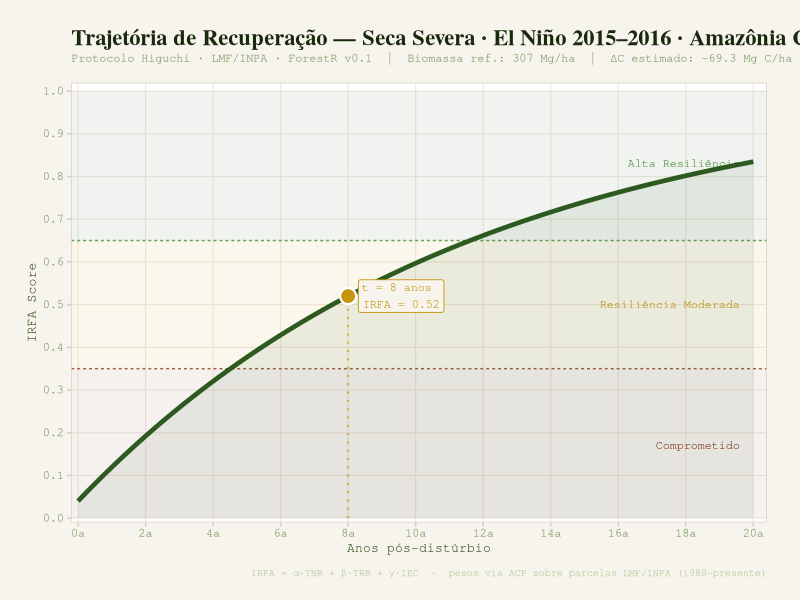
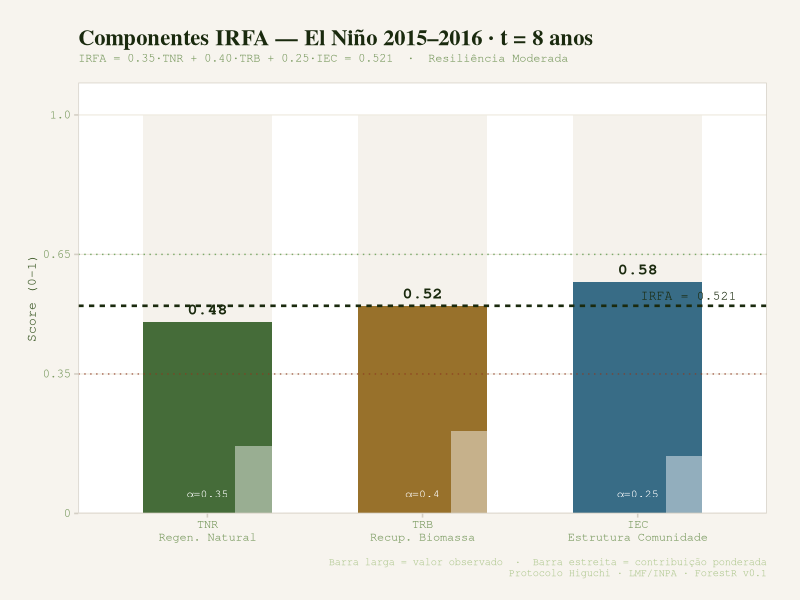
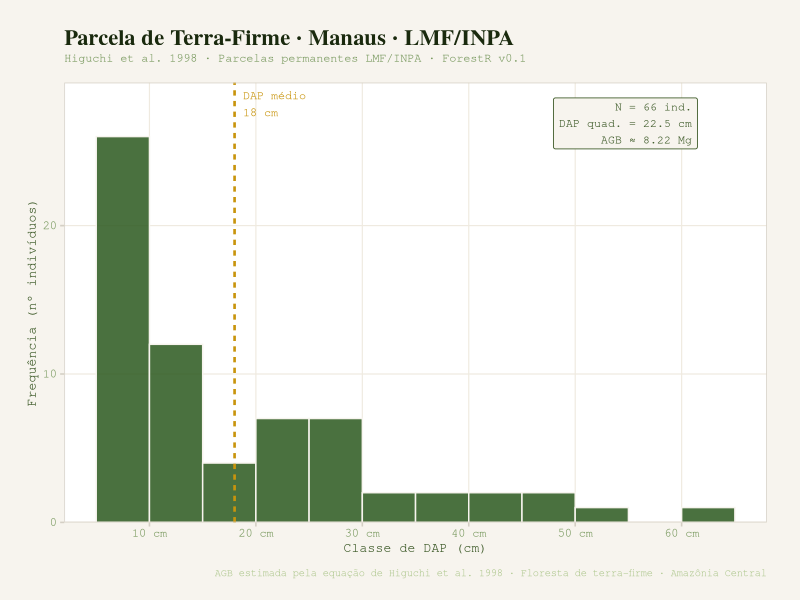

Source code (R) for these figures, in order:
# ══════════════════════════════════════════════════════════════════
#  ForestR — Análise de Florestas Tropicais
#  BIODATUM v0.1
#  Autora: Sabrina Castro · PPGCASA/UFAM · 2026
# ══════════════════════════════════════════════════════════════════
#
#  COMO USAR:
#  1. Selecione tudo (Ctrl+A) e execute (Ctrl+Enter)
#  2. Role até o final e rode os exemplos linha a linha
#
# ══════════════════════════════════════════════════════════════════

# ── DEPENDÊNCIAS ─────────────────────────────────────────────────
if (!requireNamespace("dplyr",   quietly = TRUE)) install.packages("dplyr")
if (!requireNamespace("ggplot2", quietly = TRUE)) install.packages("ggplot2")
if (!requireNamespace("scales",  quietly = TRUE)) install.packages("scales")

library(dplyr)
library(ggplot2)
library(scales)


# ══════════════════════════════════════════════════════════════════
#  TEMA VISUAL FORESTR
#  Paleta inspirada na floresta de terra-firme da Amazônia Central
# ══════════════════════════════════════════════════════════════════

FC <- list(
  moss  = "#2d5a20", fern  = "#4a8c38", leaf = "#6db855",
  bark  = "#8b6010", amber = "#c8940c", clay = "#8c3820",
  water = "#1e5a78", bg    = "#f7f4ee", bg2  = "#efeae0",
  rule  = "#d4cfc4", ink   = "#1a2a0e", ink2 = "#3d5a28",
  ink3  = "#7a9a60", ink4  = "#b0c890"
)

theme_forestr <- function(base_size = 12) {
  theme_minimal(base_size = base_size) %+replace% theme(
    plot.background  = element_rect(fill = FC$bg,  color = NA),
    panel.background = element_rect(fill = "#fff", color = NA),
    panel.border     = element_rect(color = FC$rule, fill = NA, linewidth = 0.5),
    panel.grid.major = element_line(color = FC$bg2, linewidth = 0.4),
    panel.grid.minor = element_blank(),
    plot.title    = element_text(family = "serif", face = "bold",
                                 size = base_size * 1.35, color = FC$ink,
                                 hjust = 0, margin = margin(b = 4)),
    plot.subtitle = element_text(family = "mono", size = base_size * 0.72,
                                 color = FC$ink3,  hjust = 0,
                                 margin = margin(b = 14)),
    plot.caption  = element_text(family = "mono", size = base_size * 0.62,
                                 color = FC$ink4,  hjust = 1,
                                 margin = margin(t = 10)),
    plot.margin   = margin(20, 24, 16, 20),
    axis.title    = element_text(family = "mono", size = base_size * 0.78,
                                 color = FC$ink2),
    axis.text     = element_text(family = "mono", size = base_size * 0.72,
                                 color = FC$ink3),
    axis.ticks    = element_line(color = FC$rule),
    legend.background = element_rect(fill = FC$bg, color = NA),
    legend.key        = element_rect(fill = FC$bg, color = NA),
    legend.title  = element_text(family = "mono", size = base_size * 0.72,
                                 color = FC$ink2),
    legend.text   = element_text(family = "mono", size = base_size * 0.70,
                                 color = FC$ink3),
    strip.background = element_rect(fill = FC$bg2, color = NA),
    strip.text    = element_text(family = "mono", size = base_size * 0.75,
                                 color = FC$moss, face = "bold")
  )
}


# ══════════════════════════════════════════════════════════════════
# ═════════════════════════════════════════════════════════════════
#  MÓDULO 1 — EQUAÇÕES ALOMÉTRICAS TROPICAIS
#  Fonte: Equacoes_Alometricas_Tropicais_BIODATUM.pdf · BIODATUM/PPGCASA/UFAM · 2026
# ═════════════════════════════════════════════════════════════════

#' Catálogo das equações alométricas incorporadas ao ForestR
#' @return data.frame com identificadores, região, variáveis e fórmula resumida

equacoes_alometricas <- function() {
  data.frame(
    id = c(
      "higuchi_1994", "higuchi_1998", "chambers_2001", "chave_2005",
      "nogueira_2008", "djomo_2010", "fayolle_2013", "ngomanda_2014",
      "fayolle_2018", "fayolle_2024_bgb", "brown_1997", "komiyama_2008",
      "basuki_2009_dipterocarpus", "chave_2014_h", "chave_2014_e",
      "kenzo_2009", "baia_2025_hd", "rutishauser_2013_hd"
    ),
    regiao = c(
      "Amazonia", "Amazonia", "Amazonia", "Pantropical", "Amazonia",
      "Congo", "Congo", "Congo", "Congo", "Congo", "Sudeste Asiatico",
      "Sudeste Asiatico", "Sudeste Asiatico", "Pantropical", "Pantropical",
      "Sudeste Asiatico", "Amazonia", "Sudeste Asiatico"
    ),
    referencia = c(
      "Higuchi et al. (1994)", "Higuchi et al. (1998)", "Chambers et al. (2001)",
      "Chave et al. (2005)", "Nogueira et al. (2008)", "Djomo et al. (2010)",
      "Fayolle et al. (2013)", "Ngomanda et al. (2014)", "Fayolle et al. (2018)",
      "Fayolle et al. (2024)", "Brown et al. (1997)", "Komiyama et al. (2008)",
      "Basuki et al. (2009)", "Chave et al. (2014) - modelo I",
      "Chave et al. (2014) - modelo II", "Kenzo et al. (2009)",
      "Baia et al. (2025)", "Rutishauser et al. (2013)"
    ),
    formula = c(
      "AGB = exp(-1.754 + 2.665*ln(DAP))",
      "DAP < 20: AGB = 0.0576*DAP^2.665; DAP >= 20: AGB = 0.1281*DAP^2.170",
      "AGB = exp(-2.289 + 2.649*ln(DAP) - 0.021*ln(DAP)^2)",
      "AGB = wd*exp(-1.499 + 2.148*ln(DAP) + 0.207*ln(DAP)^2 - 0.0281*ln(DAP)^3)",
      "AGB = 0.0332*DAP^2.695",
      "AGB = exp(-2.9826 + 2.3656*ln(DAP))",
      "AGB = exp(-1.803 + 2.310*ln(DAP) + 0.967*ln(wd))",
      "AGB = exp(-2.6077 + 2.4638*ln(DAP))",
      "AGB = 0.0736*(wd*DAP^2*H)^0.973",
      "BGB = 0.324*AGB^1.135",
      "AGB = exp(-2.134 + 2.530*ln(DAP))",
      "AGB = 0.251*wd*DAP^2.46",
      "AGB = 0.1527*DAP^2.39",
      "AGB = 0.0673*(wd*DAP^2*H)^0.976",
      "AGB = exp(-2.024 + 2.481*ln(DAP) + 0.434*ln(wd) - E)",
      "AGB = exp(-2.00 + 2.39*ln(DAP))",
      "Modelo altura-DAP local; coeficientes nao detalhados no PDF",
      "Modelo com DAP, H e wd; coeficientes nao detalhados no PDF"
    ),
    variaveis = c(
      "dap", "dap", "dap", "dap, wd", "dap", "dap", "dap, wd", "dap",
      "dap, altura, wd", "agb", "dap", "dap, wd", "dap", "dap, altura, wd",
      "dap, wd, e", "dap", "dap, altura", "dap, altura, wd"
    ),
    stringsAsFactors = FALSE
  )
}

validar_dap <- function(dap) {
  if (any(dap <= 0, na.rm = TRUE)) stop("DAP deve ser > 0.")
}

validar_parametro <- function(x, nome) {
  if (is.null(x)) stop(sprintf("Parametro '%s' e obrigatorio para esta equacao.", nome))
  if (any(x <= 0, na.rm = TRUE)) stop(sprintf("Parametro '%s' deve ser > 0.", nome))
}

#' Biomassa acima do solo por equações alométricas tropicais
#' @param dap DAP em cm
#' @param altura Altura em m, quando requerida
#' @param wd Densidade da madeira em g/cm3, quando requerida
#' @param e Fator ambiental E de Chave et al. (2014), quando requerido
#' @param agb Biomassa acima do solo em kg, para equações de BGB
#' @param equacao Identificador em equacoes_alometricas()$id
#' @return Biomassa em kg/arvore

biomassa_alometrica <- function(dap = NULL, altura = NULL, wd = 0.6, e = NULL,
                                agb = NULL, equacao = "higuchi_1998") {
  eq <- match.arg(equacao, equacoes_alometricas()$id)

  if (eq == "fayolle_2024_bgb") {
    validar_parametro(agb, "agb")
    return(0.324 * agb^1.135)
  }

  validar_parametro(dap, "dap")

  switch(eq,
    higuchi_1994 = exp(-1.754 + 2.665 * log(dap)),
    higuchi_1998 = ifelse(dap < 20,
                          0.0576 * dap^2.665,
                          0.1281 * dap^2.170),
    chambers_2001 = exp(-2.289 + 2.649 * log(dap) - 0.021 * log(dap)^2),
    chave_2005 = {
      validar_parametro(wd, "wd")
      wd * exp(-1.499 + 2.148 * log(dap) + 0.207 * log(dap)^2 - 0.0281 * log(dap)^3)
    },
    nogueira_2008 = 0.0332 * dap^2.695,
    djomo_2010 = exp(-2.9826 + 2.3656 * log(dap)),
    fayolle_2013 = {
      validar_parametro(wd, "wd")
      exp(-1.803 + 2.310 * log(dap) + 0.967 * log(wd))
    },
    ngomanda_2014 = exp(-2.6077 + 2.4638 * log(dap)),
    fayolle_2018 = {
      validar_parametro(altura, "altura")
      validar_parametro(wd, "wd")
      0.0736 * (wd * dap^2 * altura)^0.973
    },
    brown_1997 = exp(-2.134 + 2.530 * log(dap)),
    komiyama_2008 = {
      validar_parametro(wd, "wd")
      0.251 * wd * dap^2.46
    },
    basuki_2009_dipterocarpus = 0.1527 * dap^2.39,
    chave_2014_h = {
      validar_parametro(altura, "altura")
      validar_parametro(wd, "wd")
      0.0673 * (wd * dap^2 * altura)^0.976
    },
    chave_2014_e = {
      validar_parametro(wd, "wd")
      if (is.null(e)) stop("Parametro 'e' e obrigatorio para Chave et al. (2014) modelo II.")
      exp(-2.024 + 2.481 * log(dap) + 0.434 * log(wd) - e)
    },
    kenzo_2009 = exp(-2.00 + 2.39 * log(dap)),
    baia_2025_hd = stop("Baia et al. (2025) e modelo H-D; o PDF nao traz coeficientes de biomassa para calcular AGB."),
    rutishauser_2013_hd = stop("Rutishauser et al. (2013) aparece no PDF como modelo generico; coeficientes nao detalhados.")
  )
}

#' Biomassa acima do solo — Higuchi et al. 1998
#' Mantida por compatibilidade. Use biomassa_alometrica(..., equacao = "higuchi_1998") para novas analises.
#' @param dap DAP em cm · @return AGB em kg/arvore

biomassa_higuchi <- function(dap) biomassa_alometrica(dap = dap, equacao = "higuchi_1998")

#' Carbono acima do solo (fração C = 0.47)
#' @param dap DAP em cm · @return Carbono em kg/arvore

carbono_higuchi <- function(dap) biomassa_higuchi(dap) * 0.47

#' Biomassa pantropical — Chave et al. 2014
#' @param dap DAP em cm; @param altura H em m; @param wd Densidade g/cm3

biomassa_chave <- function(dap, altura, wd = 0.6) {
  biomassa_alometrica(dap = dap, altura = altura, wd = wd, equacao = "chave_2014_h")
}

#' Area basal individual · @param dap DAP em cm · @return m2

area_basal <- function(dap) pi * (dap / 200)^2

#  MÓDULO 2 — IRFA
#  Indicador de Resiliência Florestal Amazônica
#  IRFA = α·TNR + β·TRB + γ·IEC
# ══════════════════════════════════════════════════════════════════

#' Calcula o IRFA
#' @param tnr Taxa de Regeneração Natural (0–1)
#' @param trb Taxa de Recuperação de Biomassa (0–1)
#' @param iec Índice de Estrutura da Comunidade (0–1)
#' @param w_tnr Peso α · @param w_trb Peso β · @param w_iec Peso γ

calcular_irfa <- function(tnr, trb, iec,
                          w_tnr = 0.35, w_trb = 0.40, w_iec = 0.25) {
  if (any(c(tnr,trb,iec) < 0 | c(tnr,trb,iec) > 1))
    stop("TNR, TRB e IEC devem estar entre 0 e 1.")
  if (abs(w_tnr + w_trb + w_iec - 1) > 0.01)
    warning("Pesos não somam 1.00.")
  irfa <- w_tnr*tnr + w_trb*trb + w_iec*iec
  list(
    irfa          = round(irfa, 4),
    classificacao = case_when(irfa >= 0.65 ~ "Alta Resiliência",
                              irfa >= 0.35 ~ "Resiliência Moderada",
                              TRUE         ~ "Baixa Resiliência"),
    componentes   = data.frame(
      componente   = c("TNR","TRB","IEC"),
      descricao    = c("Regen. Natural","Recup. Biomassa","Estrutura Comunidade"),
      valor        = c(tnr, trb, iec),
      peso         = c(w_tnr, w_trb, w_iec),
      contribuicao = c(w_tnr*tnr, w_trb*trb, w_iec*iec)
    )
  )
}

#' Imprime laudo textual do IRFA

imprimir_irfa <- function(r) {
  cat("\n══════════════════════════════════════════\n")
  cat("  IRFA — Resiliência Florestal Amazônica\n")
  cat("  Protocolo Higuchi · LMF/INPA · ForestR\n")
  cat("══════════════════════════════════════════\n")
  cat(sprintf("  Score : %.4f  |  %s\n\n", r$irfa, r$classificacao))
  for (i in seq_len(nrow(r$componentes))) {
    x <- r$componentes[i,]
    cat(sprintf("  %s  val=%.2f  peso=%.2f  contrib=%.4f\n",
                x$componente, x$valor, x$peso, x$contribuicao))
  }
  cat("══════════════════════════════════════════\n\n")
}


# ══════════════════════════════════════════════════════════════════
#  MÓDULO 3 — INVENTÁRIO FLORESTAL
# ══════════════════════════════════════════════════════════════════

#' Resumo de parcela com equações de Higuchi et al. 1998
#' @param dados Data frame com colunas dap e especie
#' @param area_parcela_ha Área em ha (padrão: 1 ha)

resumo_parcela <- function(dados, area_parcela_ha = 1, equacao = "higuchi_1998", wd = 0.6, e = NULL) {
  if (!all(c("dap","especie") %in% names(dados)))
    stop("Data frame precisa de colunas 'dap' e 'especie'.")
  altura <- if ("altura" %in% names(dados)) dados$altura else NULL
  wd_calc <- if ("wd" %in% names(dados)) dados$wd else wd
  e_calc <- if ("e" %in% names(dados)) dados$e else e
  agb_ha <- (sum(biomassa_alometrica(dap = dados$dap, altura = altura, wd = wd_calc, e = e_calc, equacao = equacao)) / 1000) / area_parcela_ha
  cat("\n══════════════════════════════════════════\n")
  cat("  RESUMO DA PARCELA — ForestR\n")
  cat(sprintf("  Equacao: %s\n", equacao))
  cat("══════════════════════════════════════════\n")
  cat(sprintf("  N / ha          : %.0f\n",  nrow(dados)/area_parcela_ha))
  cat(sprintf("  Riqueza (S)     : %d spp.\n", length(unique(dados$especie))))
  cat(sprintf("  DAP médio       : %.1f cm\n", mean(dados$dap)))
  cat(sprintf("  DAP quadrático  : %.1f cm\n", sqrt(mean(dados$dap^2))))
  cat(sprintf("  G (m²/ha)       : %.4f\n",   sum(area_basal(dados$dap))/area_parcela_ha))
  cat(sprintf("  AGB (Mg/ha)     : %.2f\n",   agb_ha))
  cat(sprintf("  C AGB (Mg C/ha) : %.2f\n",   agb_ha * 0.47))
  cat("══════════════════════════════════════════\n\n")
  invisible(list(agb_ha = agb_ha, c_ha = agb_ha * 0.47, equacao = equacao))
}

#' Distribuição diamétrica por classes
#' @param dap Vetor de DAPs em cm · @param amplitude Amplitude das classes (cm)

distribuicao_diametrica <- function(dap, amplitude = 5) {
  breaks <- seq(floor(min(dap)/amplitude)*amplitude,
                ceiling(max(dap)/amplitude)*amplitude, by = amplitude)
  classes <- cut(dap, breaks, right = FALSE,
                 labels = paste0(breaks[-length(breaks)],"–",
                                 breaks[-length(breaks)]+amplitude))
  tb <- as.data.frame(table(Classe = classes))
  tb$pct <- round(tb$Freq / sum(tb$Freq) * 100, 1)
  tb
}


# ══════════════════════════════════════════════════════════════════
#  MÓDULO 4 — DIVERSIDADE ALFA
# ══════════════════════════════════════════════════════════════════

#' Shannon-Wiener (H') e Pielou (J')
#' @param especies Vetor com identificação de cada indivíduo

diversidade_shannon <- function(especies) {
  ct <- table(especies); n <- length(especies); s <- length(ct)
  p  <- as.numeric(ct) / n
  h  <- -sum(p * log(p)); j <- h / log(s)
  cat("\n══════════════════════════════════════════\n")
  cat("  DIVERSIDADE ALFA — ForestR\n")
  cat("══════════════════════════════════════════\n")
  cat(sprintf("  Riqueza (S) : %d spp.\n", s))
  cat(sprintf("  Shannon H'  : %.4f nats\n", h))
  cat(sprintf("  Pielou  J'  : %.4f\n", j))
  cat("══════════════════════════════════════════\n\n")
  invisible(list(S = s, H_prime = round(h,4), J_prime = round(j,4)))
}


# ══════════════════════════════════════════════════════════════════
#  MÓDULO 5 — VISUALIZAÇÕES FORESTR
# ══════════════════════════════════════════════════════════════════

#' Gráfico de trajetória de recuperação do IRFA
#' @param irfa_atual Score IRFA no momento atual (0–1)
#' @param anos_pos_disturbio Anos desde o distúrbio
#' @param cenario Descrição do cenário
#' @param bref Biomassa de referência Mg/ha (Higuchi 1998: 307)

plotar_trajetoria_irfa <- function(irfa_atual, anos_pos_disturbio,
                                    cenario = "Distúrbio", bref = 307) {
  alpha     <- pmax(0.06, -log(1 - irfa_atual * 0.95) / anos_pos_disturbio)
  anos      <- seq(0, 20, 0.2)
  traj      <- pmin(0.97,
                    0.04 + (irfa_atual - 0.04) *
                      (1 - exp(-alpha * anos)) /
                      (1 - exp(-alpha * anos_pos_disturbio)))
  traj[anos == 0] <- 0.04

  df        <- data.frame(anos = anos, irfa = traj)
  df_pt     <- data.frame(anos = anos_pos_disturbio, irfa = irfa_atual)
  cor_pt    <- ifelse(irfa_atual >= 0.65, FC$moss,
               ifelse(irfa_atual >= 0.35, FC$amber, FC$clay))
  c_perdido <- round((bref - bref * irfa_atual) * 0.47, 1)

  ggplot() +
    # Zonas de resiliência
    annotate("rect", xmin=-Inf,xmax=Inf, ymin=0.65,ymax=1.0,
             fill=FC$moss,  alpha=0.07) +
    annotate("rect", xmin=-Inf,xmax=Inf, ymin=0.35,ymax=0.65,
             fill=FC$amber, alpha=0.07) +
    annotate("rect", xmin=-Inf,xmax=Inf, ymin=0.00,ymax=0.35,
             fill=FC$clay,  alpha=0.07) +
    # Linhas-guia
    geom_hline(yintercept=0.65, linetype="22",
               color=FC$fern, linewidth=0.5, alpha=0.8) +
    geom_hline(yintercept=0.35, linetype="22",
               color=FC$clay, linewidth=0.5, alpha=0.8) +
    # Rótulos das zonas
    annotate("text", x=19.6, y=0.83, label="Alta Resiliência",
             hjust=1, size=3.0, color=FC$fern, family="mono") +
    annotate("text", x=19.6, y=0.50, label="Resiliência Moderada",
             hjust=1, size=3.0, color=FC$amber, family="mono") +
    annotate("text", x=19.6, y=0.17, label="Comprometido",
             hjust=1, size=3.0, color=FC$clay, family="mono") +
    # Área e curva
    geom_ribbon(data=df, aes(x=anos, ymin=0, ymax=irfa),
                fill=FC$moss, alpha=0.08) +
    geom_line(data=df, aes(x=anos, y=irfa),
              color=FC$moss, linewidth=1.6) +
    # Linha vertical do momento atual
    geom_segment(data=df_pt,
                 aes(x=anos, xend=anos, y=0, yend=irfa),
                 linetype="dotted", color=cor_pt, linewidth=0.7, alpha=0.7) +
    # Ponto atual (dupla camada para efeito de borda)
    geom_point(data=df_pt, aes(x=anos, y=irfa),
               color="white", size=5.5) +
    geom_point(data=df_pt, aes(x=anos, y=irfa),
               color=cor_pt, size=4) +
    # Label do ponto
    geom_label(data=df_pt,
               aes(x=anos, y=irfa,
                   label=paste0("t = ",anos," anos\nIRFA = ",round(irfa,3))),
               hjust=-0.12, vjust=0.5, size=3.0, family="mono",
               color=cor_pt, fill=FC$bg,
               label.size=0.3, label.padding=unit(0.3,"lines")) +
    scale_x_continuous(limits=c(0,20), breaks=seq(0,20,2),
                       labels=paste0(seq(0,20,2),"a"),
                       expand=expansion(mult=c(0.01,0.02))) +
    scale_y_continuous(limits=c(0,1), breaks=seq(0,1,0.1),
                       labels=number_format(accuracy=0.1),
                       expand=expansion(mult=c(0.01,0.02))) +
    labs(
      title    = paste0("Trajetória de Recuperação — ", cenario),
      subtitle = paste0("Protocolo Higuchi · LMF/INPA · ForestR v0.1  |  ",
                        "Biomassa ref.: ", bref, " Mg/ha  |  ",
                        "ΔC estimado: −", c_perdido, " Mg C/ha"),
      x        = "Anos pós-distúrbio",
      y        = "IRFA Score",
      caption  = "IRFA = α·TNR + β·TRB + γ·IEC  ·  pesos via ACP sobre parcelas LMF/INPA (1980–presente)"
    ) +
    theme_forestr()
}


#' Gráfico de componentes do IRFA
#' @param resultado Lista retornada por calcular_irfa()
#' @param cenario Nome do cenário

plotar_componentes_irfa <- function(resultado, cenario = "") {
  df <- resultado$componentes
  df$componente <- factor(df$componente, levels = c("TNR","TRB","IEC"))
  cores <- c(TNR = FC$moss, TRB = FC$bark, IEC = FC$water)
  irfa_val <- resultado$irfa

  ggplot(df, aes(x = componente, fill = componente)) +
    # Fundo: meta de recuperação plena
    geom_col(aes(y = 1), width = 0.6, fill = FC$bg2, alpha = 0.6) +
    # Barra principal (valor observado)
    geom_col(aes(y = valor), width = 0.6, alpha = 0.88) +
    # Barra de contribuição ponderada (estreita, sobreposta)
    geom_col(aes(y = contribuicao), width = 0.22, fill = "white",
             alpha = 0.45, position = position_nudge(x = 0.24)) +
    # Linha do IRFA final
    geom_hline(yintercept = irfa_val, linetype = "22",
               color = FC$ink, linewidth = 0.9) +
    annotate("text", x = 3.46, y = irfa_val + 0.025,
             label = paste0("IRFA = ", round(irfa_val, 3)),
             hjust = 1, size = 3.2, family = "mono", color = FC$ink) +
    # Limiares de classe
    geom_hline(yintercept = 0.65, linetype = "dotted",
               color = FC$fern, linewidth = 0.5, alpha = 0.7) +
    geom_hline(yintercept = 0.35, linetype = "dotted",
               color = FC$clay, linewidth = 0.5, alpha = 0.7) +
    # Valores numéricos sobre as barras
    geom_text(aes(y = valor + 0.032,
                  label = sprintf("%.2f", valor)),
              size = 4.2, family = "mono", fontface = "bold",
              color = FC$ink) +
    # Pesos abaixo
    geom_text(aes(y = 0.04,
                  label = paste0("α=", peso)),
              size = 2.9, family = "mono", color = "white", vjust = 0) +
    scale_fill_manual(values = cores, guide = "none") +
    scale_x_discrete(labels = c(
      "TNR\nRegen. Natural",
      "TRB\nRecup. Biomassa",
      "IEC\nEstrutura Comunidade"
    )) +
    scale_y_continuous(
      limits = c(0, 1.06),
      breaks = c(0, 0.35, 0.65, 1.0),
      labels = c("0", "0.35", "0.65", "1.0"),
      expand = expansion(mult = c(0, 0.02))
    ) +
    labs(
      title    = if (cenario != "") paste0("Componentes IRFA — ", cenario)
                 else "Componentes do IRFA",
      subtitle = paste0("IRFA = 0.35·TNR + 0.40·TRB + 0.25·IEC = ",
                        round(irfa_val, 4), "  ·  ", resultado$classificacao),
      x        = NULL,
      y        = "Score (0–1)",
      caption  = paste0(
        "Barra larga = valor observado  ·  Barra estreita = contribuição ponderada\n",
        "Protocolo Higuchi · LMF/INPA · ForestR v0.1"
      )
    ) +
    theme_forestr() +
    theme(panel.grid.major.x = element_blank())
}


#' Gráfico de distribuição diamétrica (J-invertido)
#' @param dap Vetor de DAPs em cm
#' @param titulo Título do gráfico
#' @param amplitude Amplitude das classes em cm (padrão: 5)

plotar_distribuicao_diametrica <- function(dap, titulo = "Distribuição Diamétrica",
                                            amplitude = 5) {
  df <- data.frame(dap = dap)

  ggplot(df, aes(x = dap)) +
    geom_histogram(
      binwidth = amplitude,
      fill     = FC$moss, color = FC$bg,
      alpha    = 0.86,
      boundary = floor(min(dap) / amplitude) * amplitude
    ) +
    geom_vline(xintercept = mean(dap), linetype = "22",
               color = FC$amber, linewidth = 0.9) +
    annotate("text", x = mean(dap) + 0.8, y = Inf,
             label = paste0("DAP médio\n", round(mean(dap),1), " cm"),
             vjust = 1.4, hjust = 0, size = 3.0,
             family = "mono", color = FC$amber) +
    # Box de estatísticas
    annotate("label",
             x = max(dap) - 0.5, y = Inf,
             label = paste0(
               "N = ", length(dap), " ind.\n",
               "DAP quad. = ", round(sqrt(mean(dap^2)),1), " cm\n",
               "AGB ≈ ", round(sum(biomassa_alometrica(dap = dap, equacao = "higuchi_1998"))/1000, 2), " Mg"
             ),
             vjust = 1.3, hjust = 1, size = 2.9, family = "mono",
             color = FC$ink2, fill = FC$bg,
             label.size = 0.3, label.padding = unit(0.4,"lines")) +
    scale_x_continuous(
      breaks = pretty(dap, n = 8),
      labels = function(x) paste0(x, " cm")
    ) +
    scale_y_continuous(expand = expansion(mult = c(0, 0.14))) +
    labs(
      title    = titulo,
      subtitle = "Higuchi et al. 1998 · Parcelas permanentes LMF/INPA · ForestR v0.1",
      x        = "Classe de DAP (cm)",
      y        = "Frequência (nº indivíduos)",
      caption  = "AGB estimada pela equação de Higuchi et al. 1998 · Floresta de terra-firme · Amazônia Central"
    ) +
    theme_forestr()
}


# ══════════════════════════════════════════════════════════════════
#  EXEMPLOS — RODE DAQUI PARA BAIXO
#  Selecione as linhas que quiser e aperte Ctrl+Enter
# ══════════════════════════════════════════════════════════════════

cat("\n══════════════════════════════════════════════\n")
cat("  🌳  ForestR · Protocolo Higuchi · v0.1\n")
cat("  LMF/INPA · BIODATUM · PPGCASA/UFAM · 2026\n")
cat("══════════════════════════════════════════════\n\n")


# ── EXEMPLO 1: Equações de Higuchi ──────────────────────────────
cat("── 1. Biomassa e Carbono (Higuchi et al. 1998) ──\n")
arvores <- data.frame(
  especie = c("Eschweilera coriacea","Piptadenia suaveolens",
              "Scleronema micranthum","Qualea paraensis",
              "Goupia glabra","Minquartia guianensis"),
  dap     = c(28.3, 15.6, 12.4, 22.1, 35.0, 18.9),
  altura  = c(7.2,  5.8,  5.2,  7.5,  9.1,  6.4)
) %>%
  mutate(agb_kg = round(biomassa_alometrica(dap = dap, altura = altura, equacao = "higuchi_1998"), 1),
         agb_chave_kg = round(biomassa_alometrica(dap = dap, altura = altura, equacao = "chave_2014_h"), 1),
         c_kg   = round(agb_kg * 0.47,  1),
         g_m2   = round(area_basal(dap), 4))
print(arvores)


# ── EXEMPLO 2: Resumo de parcela ────────────────────────────────
cat("\n── 2. Resumo da Parcela (1000 m²) ──\n")
resumo_parcela(arvores, area_parcela_ha = 0.1)


# ── EXEMPLO 3: IRFA — El Niño 2015-2016 ─────────────────────────
cat("── 3. IRFA — Seca El Niño 2015–2016 ──\n")
r <- calcular_irfa(tnr = 0.48, trb = 0.52, iec = 0.58)
imprimir_irfa(r)


# ── EXEMPLO 4: Shannon-Wiener ───────────────────────────────────
cat("── 4. Diversidade Alfa ──\n")
spp <- c(rep("Eschweilera coriacea",  8), rep("Piptadenia suaveolens", 5),
         rep("Scleronema micranthum", 4), rep("Qualea paraensis",      3),
         rep("Goupia glabra",         2), rep("Minquartia guianensis", 1))
diversidade_shannon(spp)


# ── EXEMPLO 5: Gráfico — Trajetória IRFA ────────────────────────
cat("── 5. Gráfico: Trajetória de Recuperação IRFA ──\n")
plotar_trajetoria_irfa(
  irfa_atual         = 0.52,
  anos_pos_disturbio = 8,
  cenario            = "Seca Severa · El Niño 2015–2016 · Amazônia Central"
)


# ── EXEMPLO 6: Gráfico — Componentes IRFA ───────────────────────
cat("── 6. Gráfico: Componentes do IRFA ──\n")
plotar_componentes_irfa(r, cenario = "El Niño 2015–2016 · t = 8 anos")


# ── EXEMPLO 7: Distribuição diamétrica ──────────────────────────
cat("── 7. Gráfico: Distribuição Diamétrica ──\n")
set.seed(2026)
daps_tf <- c(runif(38,5,15), runif(18,15,30), runif(8,30,50), runif(2,50,80))
plotar_distribuicao_diametrica(
  daps_tf, "Parcela de Terra-Firme · Manaus · LMF/INPA"
)


cat("\n🌿 ForestR v0.1 · BIODATUM\n\n")
# ══════════════════════════════════════════════════════════════════
